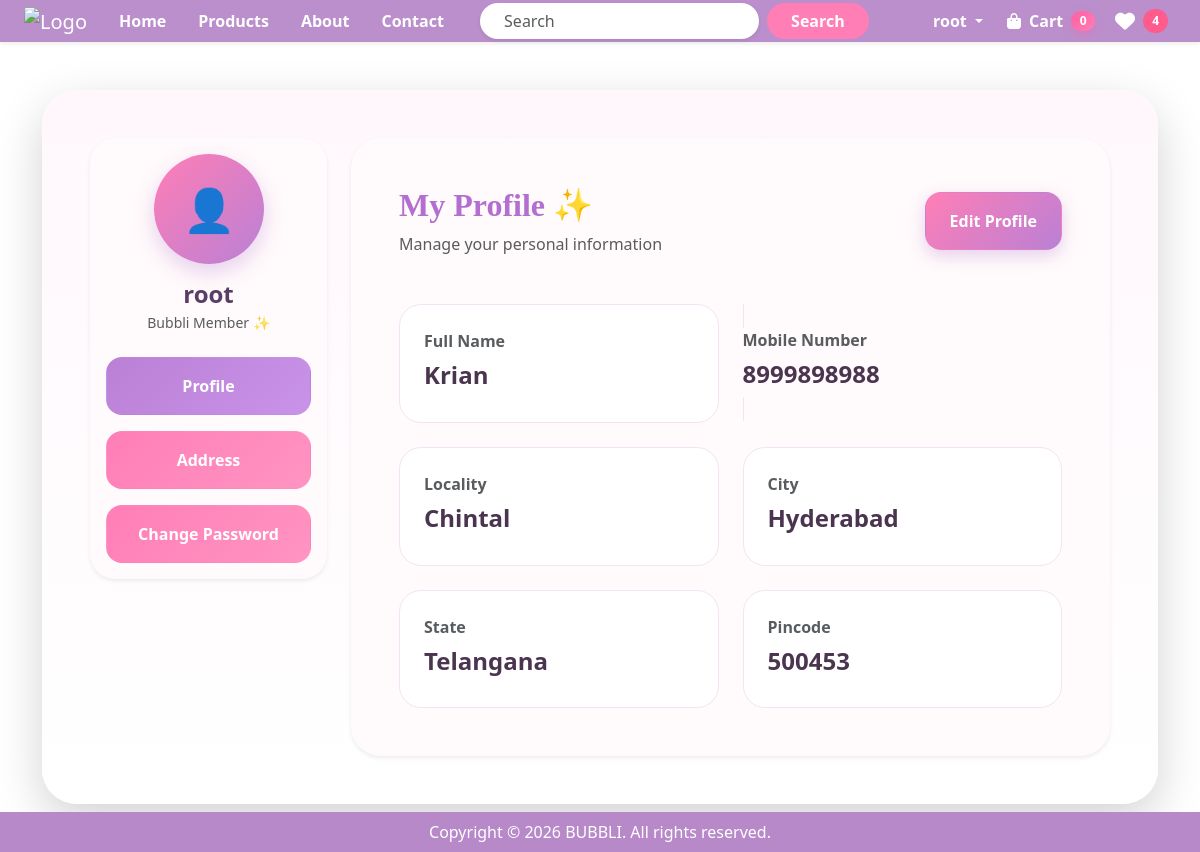
/profile/ (signed in), run on the app's committed database.
### app/models.py (models this page shows, shortened)
class Customer(models.Model):
    user = models.ForeignKey(User, on_delete=models.CASCADE)
    name = models.CharField(max_length=200)
    locality = models.CharField(max_length=200)
    city = models.CharField(max_length=50)
    mobile = models.IntegerField(default=0)
    pincode = models.IntegerField()
    state = models.CharField(choices=STATE_CHOICES, max_length=100)

### app/views.py (the view, shortened to what this page needs)
# urls.py: path('profile/', views.ProfileView.as_view(), name="profile"),
@method_decorator(login_required,name='dispatch')
class ProfileView(View):
    def get(self, request):
        totalitem = 0
        wishitem=0
        if request.user.is_authenticated:
            totalitem = Cart.objects.filter(user=request.user).aggregate(total=Sum('quantity'))['total'] or 0
            wishitem = len(Wishlist.objects.filter(user=request.user))
        profile = Customer.objects.filter(user=request.user).first()
        return render(request, 'app/profile.html', {'profile': profile, 'totalitem': totalitem, 'wishitem':wishitem})

### app/templates/app/profile.html (shortened to what this page needs)
{% extends "app/base.html" %}
{% load static %}
{% block main-content %}
<div class="container py-5">
  <div class="card border-0 shadow-lg p-4 p-lg-5"
    style="border-radius: 35px; background: linear-gradient(180deg, #fff7fc, #ffffff);" >
    <div class="row">
      <div class="col-lg-3 mb-4 mb-lg-0">
        <div class="card border-0 shadow-sm p-3" style="border-radius: 25px; background: #fffafb">
          <div class="text-center mb-4">
            <div style=" width: 110px; height: 110px; background: linear-gradient(135deg, #ff7eb6, #ba80d5); border-radius: 50%; margin: auto; display: flex; align-items: center;
            justify-content: center; font-size: 42px; color: white; box-shadow: 0 8px 20px rgba(186, 128, 213, 0.35); ">
              👤
            </div>
            <h4 class="fw-bold mt-3 mb-1" style="color: #5a3d67">
              {{request.user}}
            </h4>
            <p class="text-muted small mb-0">Bubbli Member ✨</p>
          </div>
          <ul class="list-unstyled mb-0">
            <li class="d-grid mb-3">
              <a href="{% url 'profile' %}" class="btn text-white fw-bold py-3"
                style="background: linear-gradient(135deg, #ba80d5, #c993e9); border-radius: 16px;">
                Profile
              </a>
            </li>
            <li class="d-grid mb-3">
              <a href="{% url 'address' %}" class="btn text-white fw-bold py-3"
                style="background: linear-gradient(135deg, #ff7eb6, #ff94c2); border-radius: 16px; " >
                Address
              </a>
            </li>
            <li class="d-grid">
              <a href="{% url 'passwordchange' %}" class="btn text-white fw-bold py-3"
                style="background: linear-gradient(135deg, #ff7eb6, #ff94c2); border-radius: 16px;">
                Change Password
              </a>
            </li>
          </ul>
        </div>
      </div>
      <div class="col-lg-9">
        <div class="card border-0 shadow-sm p-4 p-lg-5" style="border-radius: 30px; background: #fffafb">
          <div class="d-flex justify-content-between align-items-center flex-wrap mb-5" >
            <div>
              <h2 class="fw-bold mb-2" style="color: #b26fcf; font-family: Georgia">
                My Profile ✨
              </h2>
              <p class="text-muted mb-0">Manage your personal information</p>
            </div>
            <a href="{% url 'editprofile' %}" class="btn text-white fw-bold px-4 py-3 mt-3 mt-lg-0"
              style=" background: linear-gradient(135deg, #ff7eb6, #ba80d5); border-radius: 16px;  box-shadow: 0 6px 16px rgba(186, 128, 213, 0.35); " >
              Edit Profile
            </a>
          </div>
          <div class="row g-4">
            <div class="col-md-6">
              <div class="p-4 h-100"
                style=" background: white; border-radius: 22px; border: 1px solid #f4e3f4;">
                <p class="text-muted fw-semibold mb-2">Full Name</p>
                <h4 class="fw-bold" style="color: #4b344f">
                  {{ profile.name }}
                </h4>
              </div>
            </div>
            <div class="col-md-6">
              <divclass="p-4 h-100"
                style=" background: white; border-radius: 22px; border: 1px solid #f4e3f4;">
                <p class="text-muted fw-semibold mb-2">Mobile Number</p>
                <h4 class="fw-bold" style="color: #4b344f">
                  {{ profile.mobile }}
                </h4>
            </div>
            <div class="col-md-6">
              <div
                class="p-4 h-100"
                style="background: white; border-radius: 22px; border: 1px solid #f4e3f4;">
                <p class="text-muted fw-semibold mb-2">Locality</p>
                <h4 class="fw-bold" style="color: #4b344f">
                  {{ profile.locality }}
                </h4>
              </div>
            </div>
            <div class="col-md-6">
              <div class="p-4 h-100" style="background: white; border-radius: 22px; border: 1px solid #f4e3f4;">
                <p class="text-muted fw-semibold mb-2">City</p>
                <h4 class="fw-bold" style="color: #4b344f">
                  {{ profile.city }}
                </h4>
              </div>
            </div>
            <div class="col-md-6">
              <div class="p-4 h-100" style=" background: white; border-radius: 22px; border: 1px solid #f4e3f4; " >
                <p class="text-muted fw-semibold mb-2">State</p>
                <h4 class="fw-bold" style="color: #4b344f">
                  {{ profile.state }}
                </h4>
              </div>
            </div>
            <div class="col-md-6">
              <div class="p-4 h-100" style=" background: white; border-radius: 22px; border: 1px solid #f4e3f4;" >
                <p class="text-muted fw-semibold mb-2">Pincode</p>
                <h4 class="fw-bold" style="color: #4b344f">
                  {{ profile.pincode }}
                </h4>
              </div>
            </div>
          </div>
        </div>
      </div>
    </div>
  </div>
</div>
{% endblock main-content %}

### app/templates/app/base.html (shortened to what this page needs)
<!Doctype html>
{% load static %}
<html lang="en">
  <head>
    <link rel="stylesheet" href="https://cdnjs.cloudflare.com/ajax/libs/font-awesome/6.5.1/css/all.min.css">
    <link href="https://cdn.jsdelivr.net/npm/bootstrap@5.3.3/dist/css/bootstrap.min.css" rel="stylesheet">
    <link rel="stylesheet"href="https://cdn.jsdelivr.net/npm/bootstrap-icons@1.11.3/font/bootstrap-icons.min.css">
    <link rel="stylesheet" href="{% static "app/css/owl.carousel.min.css" %}">
    <link rel="stylesheet" href="{% static "app/css/all.min.css" %}">
    <link rel="stylesheet" href="{% static "app/css/style.css" %}">
    <link rel="stylesheet" href="https://cdnjs.cloudflare.com/ajax/libs/font-awesome/6.5.1/css/all.min.css">
  </head>
  <body>
<nav class="navbar navbar-expand-lg navbar-dark shadow-sm sticky-top"
     style="background: rgba(183, 137, 201, 0.95); backdrop-filter: blur(12px);
     -webkit-backdrop-filter: blur(12px); padding: 0;">
  <div class="container-fluid px-4">
    <a class="navbar-brand me-4" href="/">
      <img src="{% static 'app/images/logo.png' %}"
     alt="Logo"
     width="130"
     class="img-fluid">
    </a>
    <div class="collapse navbar-collapse"
         id="navbarSupportedContent">
      {% if request.user.is_authenticated %}
      <ul class="navbar-nav align-items-lg-center gap-lg-3">
        <li class="nav-item">
          <a class="nav-link text-white fw-semibold"
             href="/">
             Home
          </a>
        </li>
        <li class="nav-item">
        <a class="nav-link fw-semibold text-white" href="{% url 'products' %}">
          Products
        </a>
        </li>
        <li class="nav-item">
          <a class="nav-link text-white fw-semibold" href="{% url 'about' %}"> About</a>
        </li>
        <li class="nav-item">
          <a class="nav-link text-white fw-semibold" href="{% url 'contact' %}">Contact</a>
        </li>
      </ul>
      <form class="d-flex mx-auto my-3 my-lg-0" role="search" action="{% url 'search' %}" method="GET">
        <input class="form-control rounded-pill border-0 px-4 shadow-sm" type="search" placeholder="Search" aria-label="Search" name="search">
        <button class="btn text-white ms-2 px-4 rounded-pill fw-semibold" style="background:#ff7eb6; border:none;" type="submit">
            Search
        </button>
      </form>
      <ul class="navbar-nav ms-auto align-items-lg-center gap-lg-2">
        <li class="nav-item dropdown">
          <a class="nav-link dropdown-toggle text-white fw-semibold"
             href="#" role="button" data-bs-toggle="dropdown">
             {{request.user}}
          </a>
        </li>
        <li class="nav-item me-3">
        <a class="nav-link fw-semibold d-flex align-items-center gap-2 text-white"
          href="{% url 'showcart' %}">
          <i class="fa-solid fa-bag-shopping"></i><span>Cart</span>
            <span id="cart-count" class="badge rounded-pill px-2 py-1"
                  style=" background:linear-gradient(135deg,#ff5fa2,#ff7eb6); color:white; font-size:12px; min-width:24px;
                  box-shadow:0 4px 10px rgba(255,94,162,0.35);">
                {% if totalitem > 0 %}
                    {{ totalitem }}
                {% else %}
                    0
                {% endif %}
            </span>
            </a>
        </li>
        <li class="nav-item" style="margin-left:-20px;">
            <a class="nav-link text-white fw-semibold d-flex align-items-center"
              href="{% url 'wishlist' %}">
                <i class="fa-solid fa-heart fs-5"></i>
                <span class="badge rounded-pill ms-2"
                      style="
                      background:#ff5c8d;
                      font-size:12px;
                      padding:6px 9px;">
                    {% if wishitem > 0 %}
                        {{ wishitem }}
                    {% else %}
                        0
                    {% endif %}
                </span>
            </a>
        </li>
      {% endif %}
    </div>
  </div>
</nav>
    {% block main-content %}{% endblock main-content %}
    <footer class="container-fluid p-2 mt-5 fixed-bottom" style="background-color: #b789c9; color: white; align-items: center; text-align: center;">
      Copyright &copy; 2026 BUBBLI. All rights reserved.
    </footer>
  </body>
</html>

### data on the page
Customer: name "Krian", mobile "8999898988", locality "Chintal", city "Hyderabad", state "Telangana", pincode "500453"

### other printed values
{{ request.user }} "root"
{{ wishitem }} "4"
